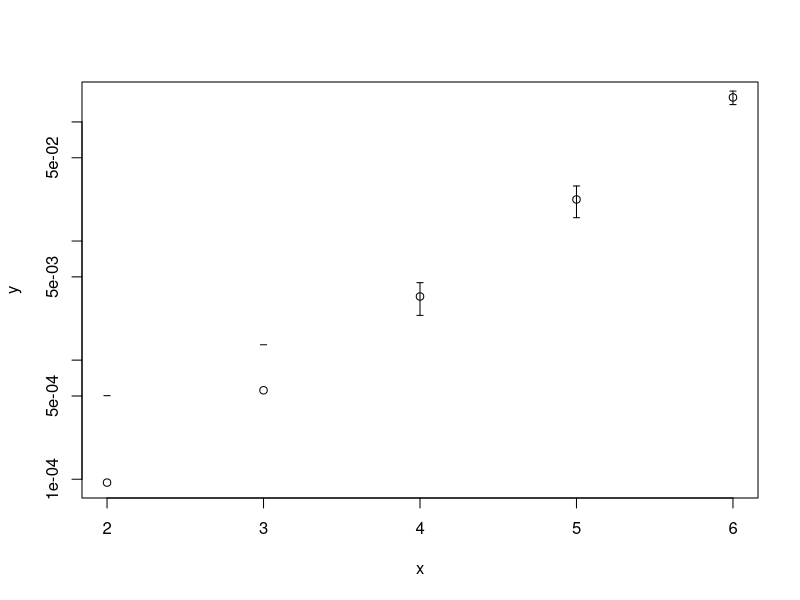

Write the R code that produced this figure.

d <- read.table("test.data",header=T)

png("test.png")

x <- d$n
y <- d$mean
sd <- d$sd

plot (x, y, log="y")
epsilon = 0.02
for(i in 1:length(sd)) 
{
    up = y[i] + sd[i]*100
    low = y[i] - sd[i]*100
    segments(x[i],low , x[i], up)
    segments(x[i]-epsilon, up , x[i]+epsilon, up)
    segments(x[i]-epsilon, low , x[i]+epsilon, low)
}
